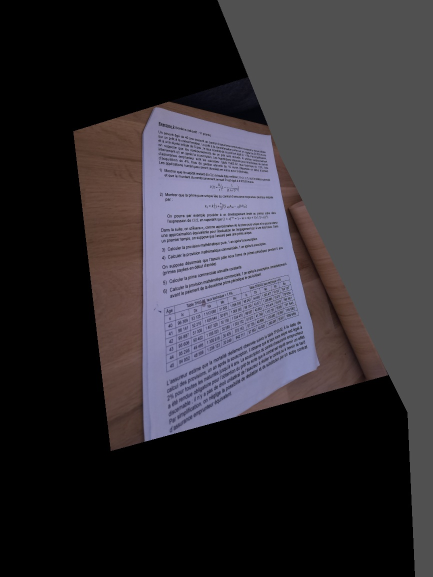
#> input picture autofocus_photo.jpg, 865 x 1153 px (shown at 1/2 size)
$ python -i stitch.py   (imports and definitions only)
#> lines starting #> are read from the running program, lines starting #| are printed output that depends on the picture; after the words box and inside, x2 and y2 are one past the last pixel; in counts of white or black regions, pixels touching at a corner belong together
#> further down, picture is the input picture: shape (1153, 865, 3); mean B, G, R 53.1, 48, 51
import cv2
import numpy as np

# [163 lines left out: functions stitch_images, stitch_custom_sequential, stitch_pair, not called in this run]


def crop_black_borders(img: np.ndarray) -> np.ndarray:
    """Crops empty/black borders out of an image canvas."""
    gray = cv2.cvtColor(img, cv2.COLOR_BGR2GRAY)
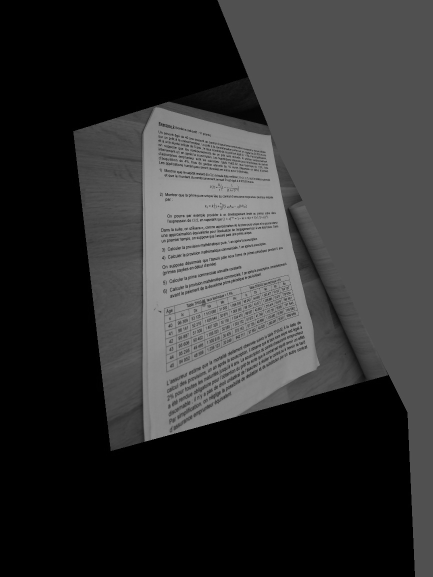
#> gray: shape (1153, 865) (shown at 1/2 size); min 0, max 174, mean 49.4
    _, thresh = cv2.threshold(gray, 1, 255, cv2.THRESH_BINARY)
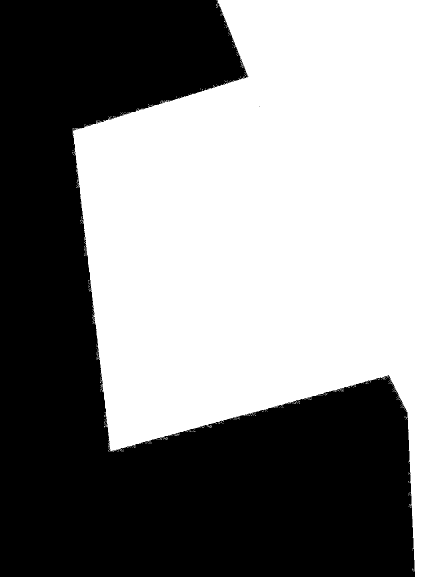
#> thresh: shape (1153, 865) (shown at 1/2 size); 52.3% white; 2 black regions (1 under 20 px)

    contours, _ = cv2.findContours(thresh, cv2.RETR_EXTERNAL, cv2.CHAIN_APPROX_SIMPLE)
#> contours = 405 contours, 404 with area under 20; largest, box (x1, y1, x2, y2) and area: (145, 0, 865, 1153) 519098
    if not contours:
        return img

    # Find bounding box of the largest contour representing the content
    max_area = 0
    best_box = None
    for c in contours:
        x, y, w, h = cv2.boundingRect(c)
        area = w * h
        if area > max_area:
            max_area = area
            best_box = (x, y, w, h)
#> this loop made 405 passes
#> (x, y, w, h, area, max_area) on passes 55, 404: (327, 875, 9, 5, 45, 45), (145, 0, 720, 1153, 830160, 830160)
#> after the loop, max_area = 830160

    if best_box:
        x, y, w, h = best_box
        return img[y:y+h, x:x+w]
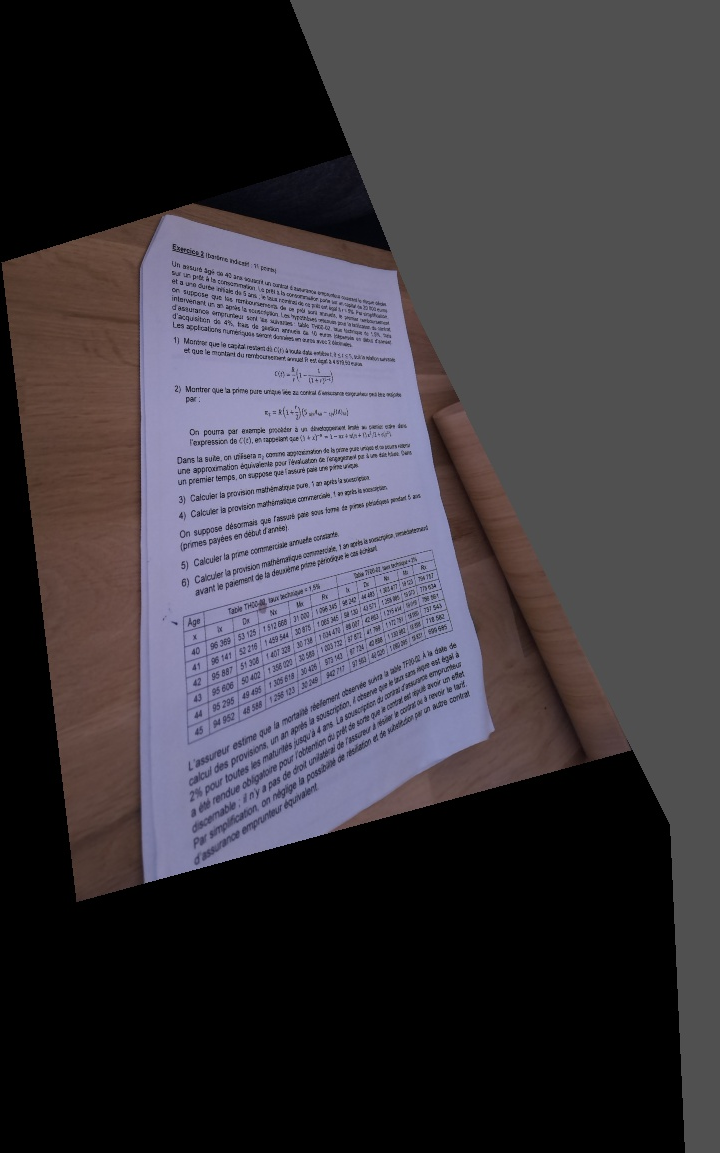
#> returned value: shape (1153, 720, 3); mean of channels 0, 1, 2 63.8, 57.6, 61.3; drawn as B, G, R
    return img

>>> import cv2
>>> picture = cv2.imread('../autofocus_photo.jpg')
>>> result = crop_black_borders(picture)
